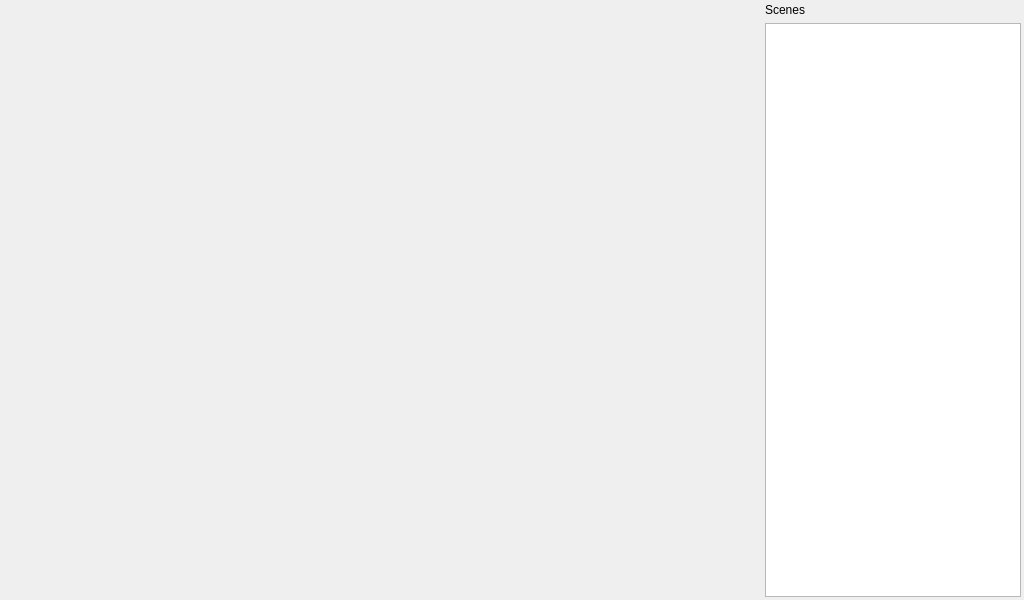
<?xml version="1.0" encoding="UTF-8"?>
<ui version="4.0">
 <class>MainWindow</class>
 <widget class="QMainWindow" name="MainWindow">
  <property name="geometry">
   <rect>
    <x>0</x>
    <y>0</y>
    <width>1024</width>
    <height>600</height>
   </rect>
  </property>
  <property name="focusPolicy">
   <enum>Qt::StrongFocus</enum>
  </property>
  <property name="windowTitle">
   <string>Tp3</string>
  </property>
  <widget class="QWidget" name="centralWidget">
   <property name="focusPolicy">
    <enum>Qt::NoFocus</enum>
   </property>
   <layout class="QHBoxLayout" name="horizontalLayout">
    <property name="margin">
     <number>0</number>
    </property>
    <item>
     <widget class="GLWidget" name="glWidget" native="true">
      <property name="sizePolicy">
       <sizepolicy hsizetype="MinimumExpanding" vsizetype="MinimumExpanding">
        <horstretch>0</horstretch>
        <verstretch>0</verstretch>
       </sizepolicy>
      </property>
      <property name="mouseTracking">
       <bool>true</bool>
      </property>
      <property name="focusPolicy">
       <enum>Qt::StrongFocus</enum>
      </property>
     </widget>
    </item>
    <item>
     <layout class="QVBoxLayout" name="verticalLayout">
      <property name="sizeConstraint">
       <enum>QLayout::SetMinimumSize</enum>
      </property>
      <property name="topMargin">
       <number>3</number>
      </property>
      <property name="rightMargin">
       <number>3</number>
      </property>
      <property name="bottomMargin">
       <number>3</number>
      </property>
      <item>
       <widget class="QLabel" name="label">
        <property name="sizePolicy">
         <sizepolicy hsizetype="Minimum" vsizetype="Preferred">
          <horstretch>0</horstretch>
          <verstretch>0</verstretch>
         </sizepolicy>
        </property>
        <property name="text">
         <string>Scenes</string>
        </property>
       </widget>
      </item>
      <item>
       <widget class="QListWidget" name="sceneList">
        <property name="sizePolicy">
         <sizepolicy hsizetype="Minimum" vsizetype="Expanding">
          <horstretch>0</horstretch>
          <verstretch>0</verstretch>
         </sizepolicy>
        </property>
        <property name="focusPolicy">
         <enum>Qt::NoFocus</enum>
        </property>
       </widget>
      </item>
     </layout>
    </item>
   </layout>
  </widget>
 </widget>
 <layoutdefault spacing="6" margin="11"/>
 <customwidgets>
  <customwidget>
   <class>GLWidget</class>
   <extends>QWidget</extends>
   <header>GLWidget.h</header>
   <container>1</container>
  </customwidget>
 </customwidgets>
 <resources/>
 <connections/>
</ui>
